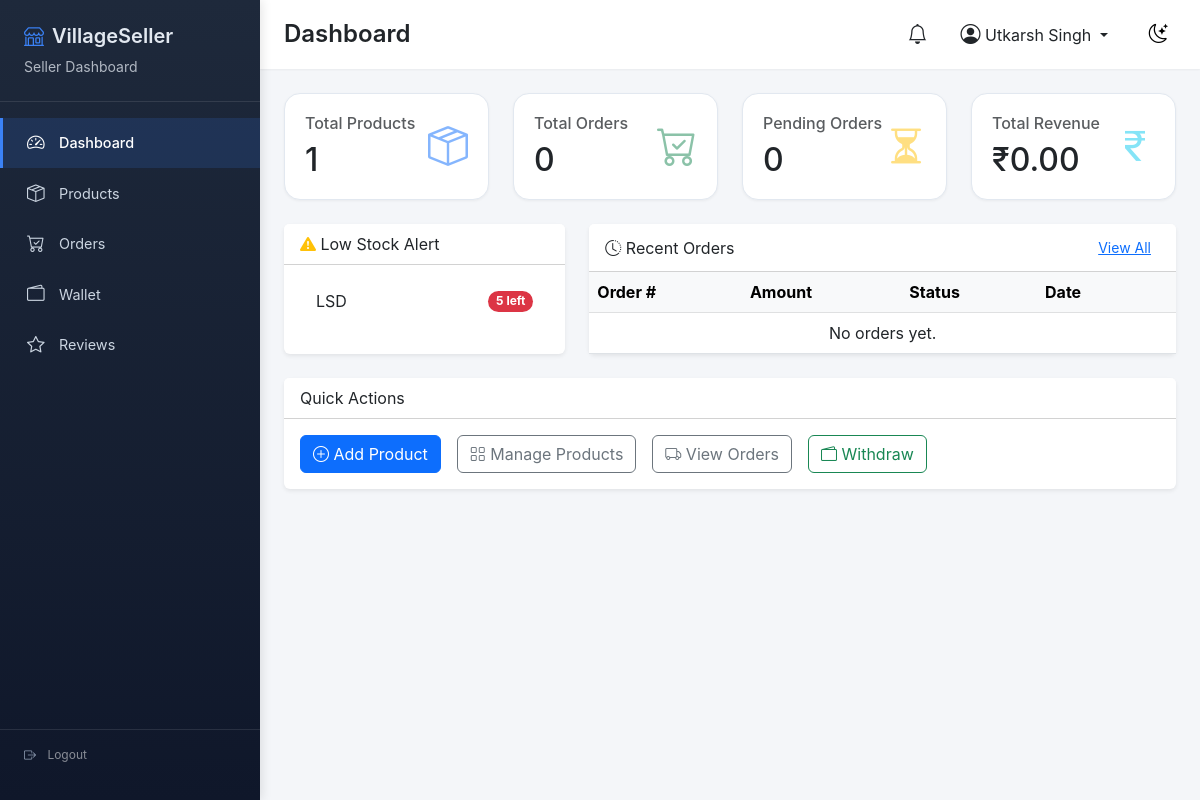
The page /seller/dashboard (signed in) on the database as committed earlier.
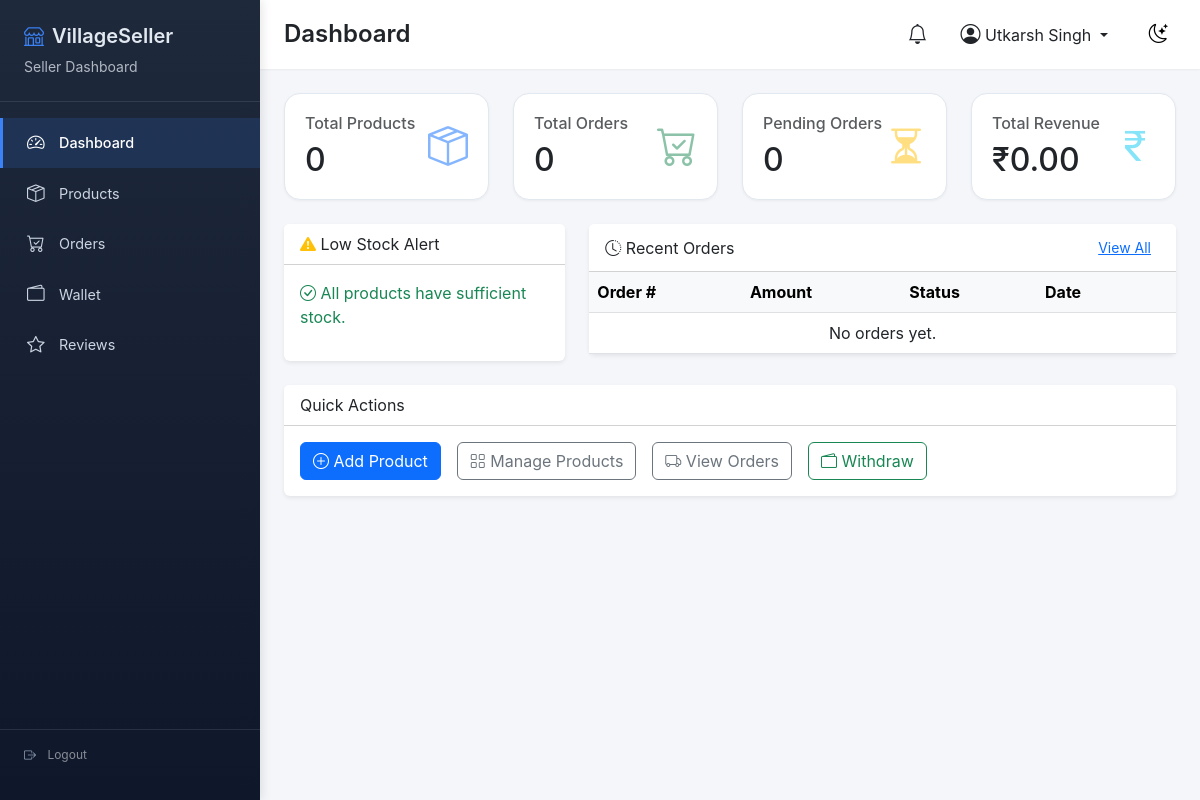
The same page on the database as committed later.
### models/product.py (models this page shows, shortened)
class Product(db.Model):
    __tablename__ = 'products'
    id = db.Column(db.Integer, primary_key=True)
    seller_id = db.Column(db.Integer, db.ForeignKey(
        'sellers.id'), nullable=False)
    category_id = db.Column(db.Integer, db.ForeignKey(
        'categories.id'), nullable=False)
    name = db.Column(db.String(200), nullable=False)
    description = db.Column(db.Text, nullable=False)
    price = db.Column(db.Float, nullable=False)
    stock = db.Column(db.Integer, default=0)
    images = db.Column(db.String(500))  # Comma-separated image paths
    rating = db.Column(db.Float, default=0.0)
    total_reviews = db.Column(db.Integer, default=0)
    status = db.Column(db.String(20), default='pending')
    created_at = db.Column(db.DateTime, default=datetime.utcnow)
    updated_at = db.Column(
        db.DateTime, default=datetime.utcnow, onupdate=datetime.utcnow)
    order_items = db.relationship(
        'OrderItem', backref='product', lazy='dynamic')
    reviews = db.relationship('Review', backref='product', lazy='dynamic')
    cart_items = db.relationship('Cart', backref='product', lazy='dynamic')
    wishlist_items = db.relationship(
        'Wishlist', backref='product', lazy='dynamic')

### routes/seller.py (the view)
@seller_bp.route('/dashboard')
@role_required(role='seller')
def dashboard():
    seller = current_user.seller_profile
    if not seller.is_approved:
        flash('Your seller account is pending approval.', 'warning')
        return redirect(url_for('main.index'))
    total_products = Product.query.filter_by(seller_id=seller.id).count()
    total_orders = Order.query.filter_by(seller_id=seller.id).count()
    pending_orders = Order.query.filter_by(
        seller_id=seller.id, status='pending').count()
    total_revenue = sum(
        order.seller_earnings for order in Order.query.filter_by(
            seller_id=seller.id,
            status='delivered').all())
    recent_orders = Order.query.filter_by(
        seller_id=seller.id).order_by(
            Order.created_at.desc()).limit(5).all()
    low_stock_products = Product.query.filter(
        Product.seller_id == seller.id,
        Product.stock < 10,
        Product.status == 'approved').all()
    return render_template('seller/dashboard.html',
                           total_products=total_products,
                           total_orders=total_orders,
                           pending_orders=pending_orders,
                           total_revenue=total_revenue,
                           recent_orders=recent_orders,
                           low_stock_products=low_stock_products)

### templates/seller/dashboard.html (shortened to what the changed rows need)
{% extends "seller/base.html" %}
{% block content %}
<div class="row g-4">
    <div class="col-12 col-sm-6 col-xl-3">
        <div class="stat-card d-flex justify-content-between align-items-center">
            <div><h6 class="text-muted">Total Products</h6><h2 class="mb-0">{{ total_products }}</h2></div>
        </div>
    </div>
    <div class="col-12 col-sm-6 col-xl-3">
        <div class="stat-card d-flex justify-content-between align-items-center">
            <div><h6 class="text-muted">Total Orders</h6><h2 class="mb-0">{{ total_orders }}</h2></div>
        </div>
    </div>
    <div class="col-12 col-sm-6 col-xl-3">
        <div class="stat-card d-flex justify-content-between align-items-center">
            <div><h6 class="text-muted">Pending Orders</h6><h2 class="mb-0">{{ pending_orders }}</h2></div>
        </div>
    </div>
    <div class="col-12 col-sm-6 col-xl-3">
        <div class="stat-card d-flex justify-content-between align-items-center">
            <div><h6 class="text-muted">Total Revenue</h6><h2 class="mb-0">₹{{ "%.2f"|format(total_revenue) }}</h2></div>
        </div>
    </div>
</div>
<div class="row mt-4">
    <div class="col-md-4 mb-4">
        <div class="card border-0 shadow-sm h-100">
            <div class="card-body">
                {% if low_stock_products %}
                    <ul class="list-group list-group-flush">
                    {% for product in low_stock_products %}
                        <li class="list-group-item d-flex justify-content-between align-items-center">
                            {{ product.name }}
                            <span class="badge bg-danger rounded-pill">{{ product.stock }} left</span>
                        </li>
                    {% endfor %}
                    </ul>
                {% else %}
                    <p class="text-success"><i class="bi bi-check-circle"></i> All products have sufficient stock.</p>
                {% endif %}
            </div>
        </div>
    </div>
    <div class="col-md-8 mb-4">
        <div class="card border-0 shadow-sm">
            <div class="card-body p-0">
                <div class="table-responsive">
                    <table class="table table-hover mb-0">
                        <thead class="table-light">
                            <tr><th>Order #</th><th>Amount</th><th>Status</th><th>Date</th><th></th></tr>
                        </thead>
                    </table>
                </div>
            </div>
        </div>
    </div>
</div>
{% endblock %}

Rows that differ between the two databases and show on the page:
removed Product: name "LSD", stock "5"
Other text that changed with them:
{{ total_products }}: "1" → "0"
text now shown: "All products have sufficient stock."
